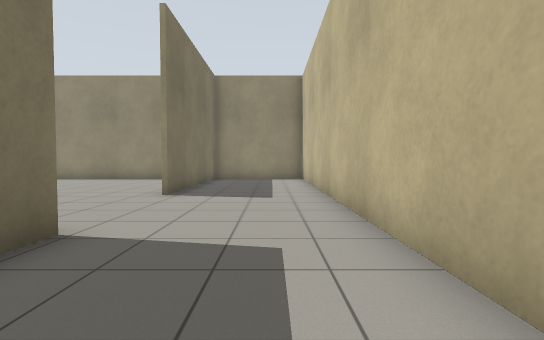
[1] (above)

24 first-person views from a walk through a robot-simulator world made for Gazebo. The camera is 0.94 m above the floor, tilts 2° down and sees 85° across. The floor is counted in squares, 1 m on a side. Each view is taken from the middle of a square. On the plan, view 1 faces up. The plan holds only what a view shows up to about 11 squares ahead; the rest is blank.

[2]
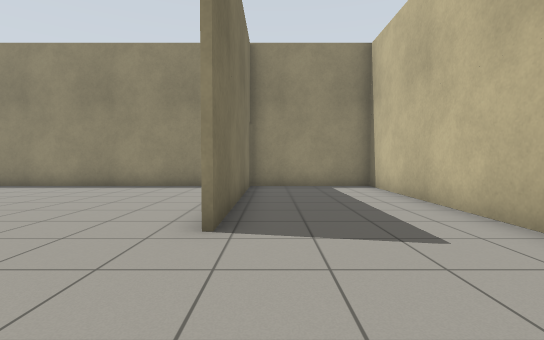

[3]
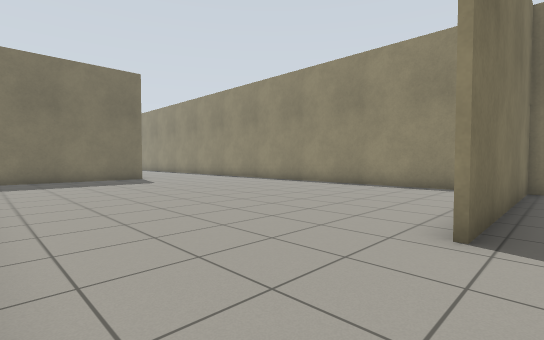

[4]
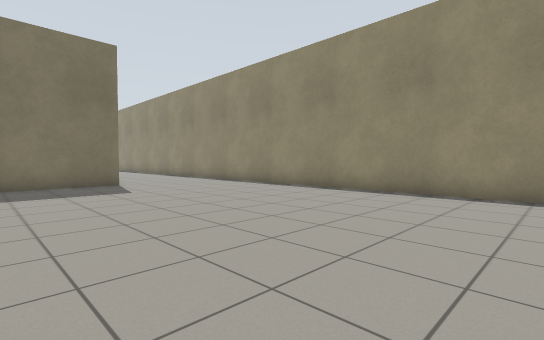

[5]
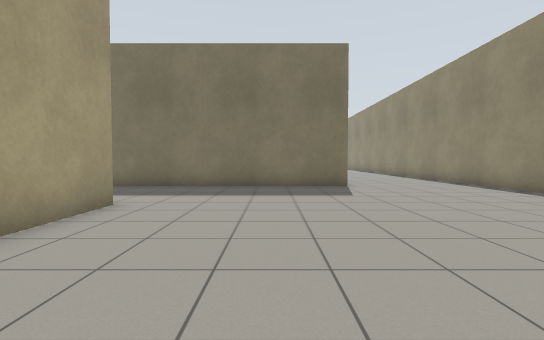

[6]
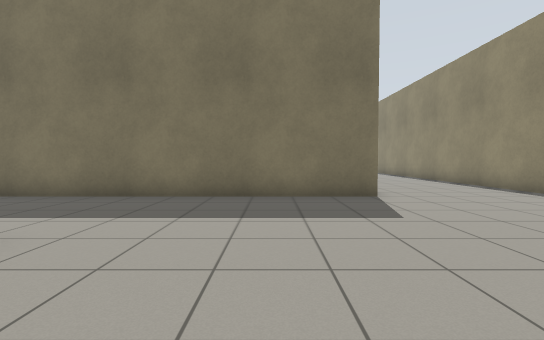

[7]
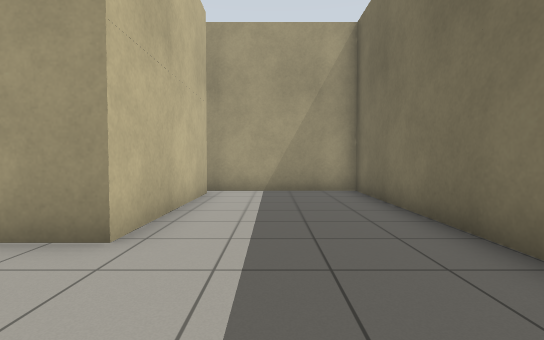

[8]
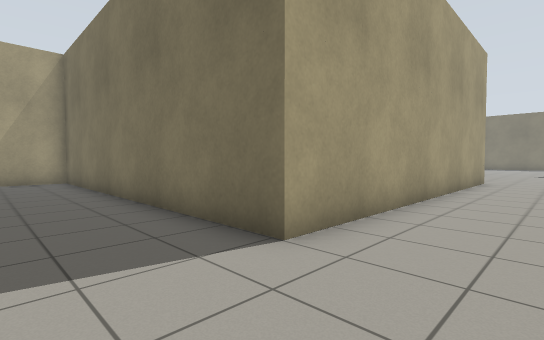

[9]
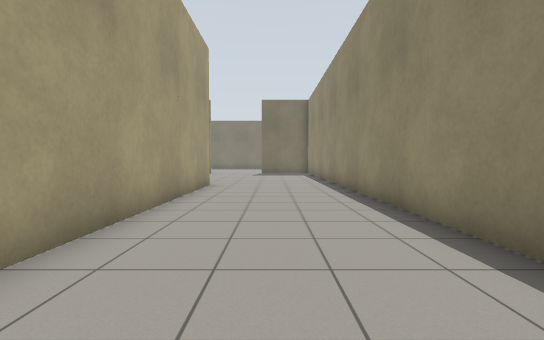

[10]
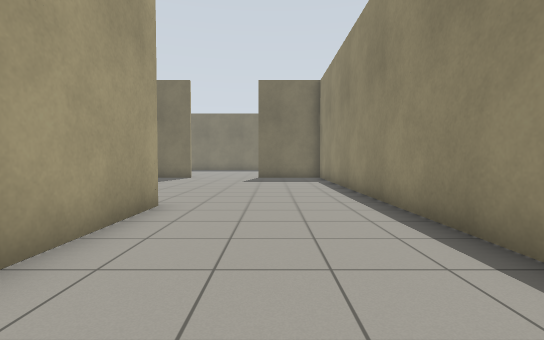

[11]
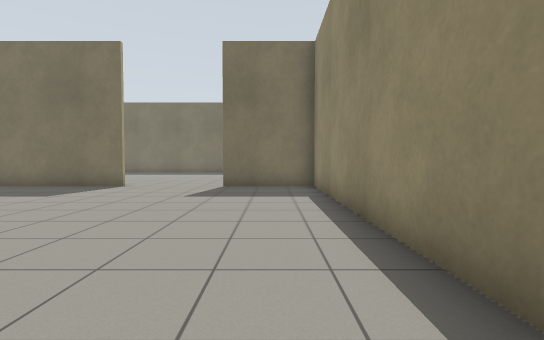

[12]
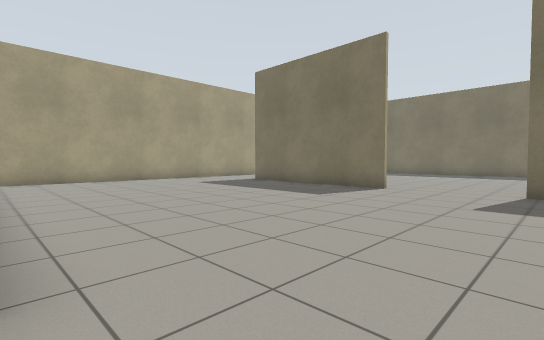

[13]
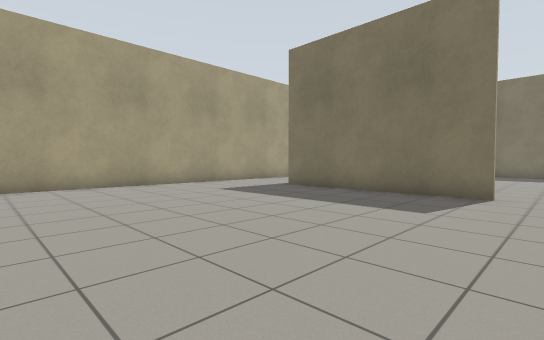

[14]
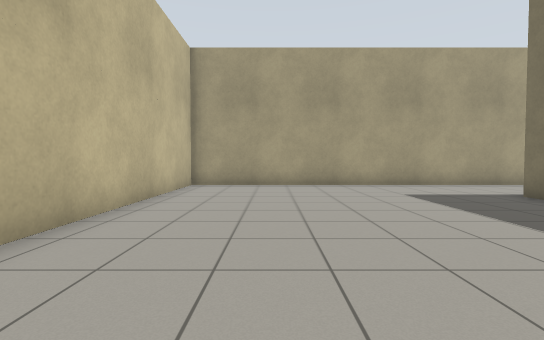

[15]
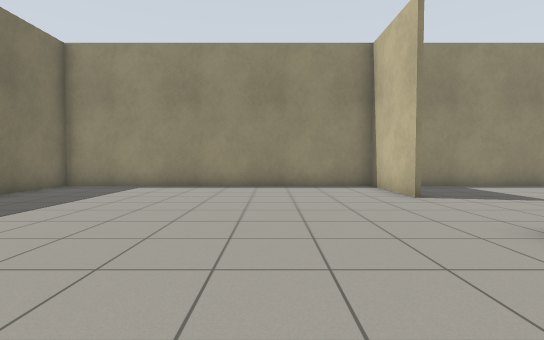

[16]
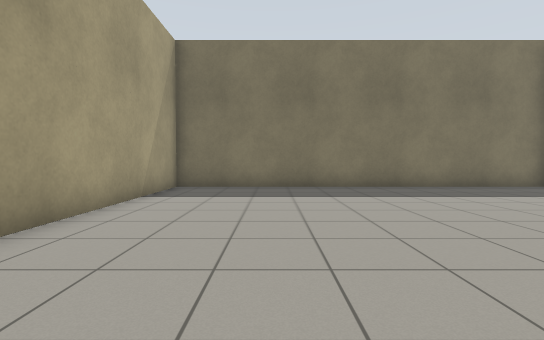

[17]
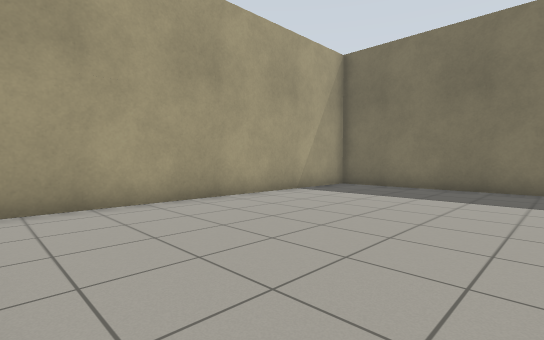

[18]
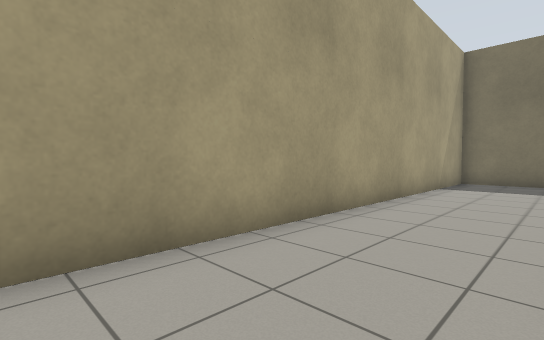

[19]
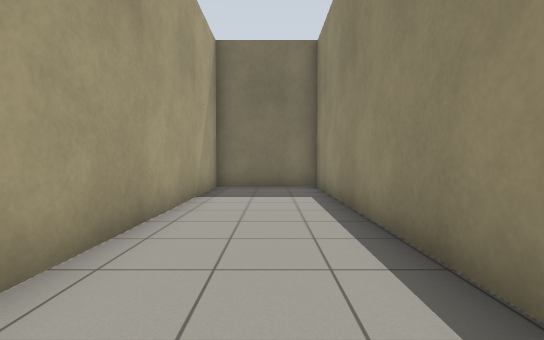

[20]
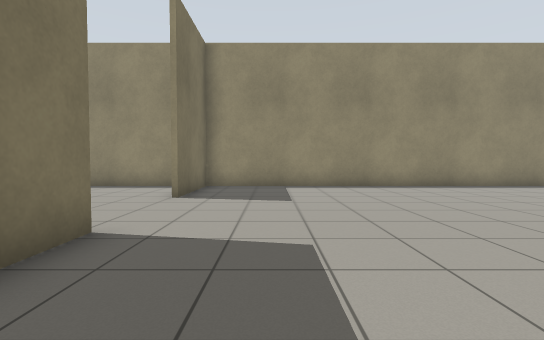

[21]
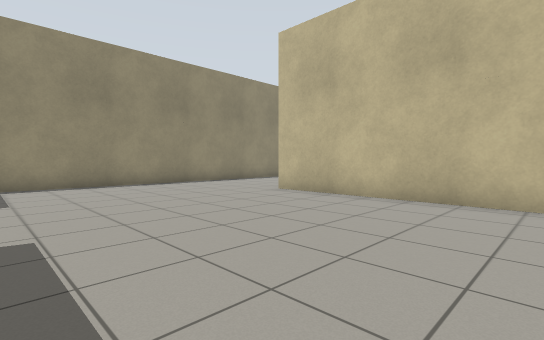

[22]
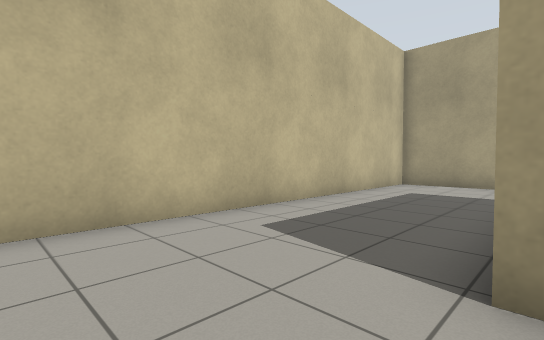

[23]
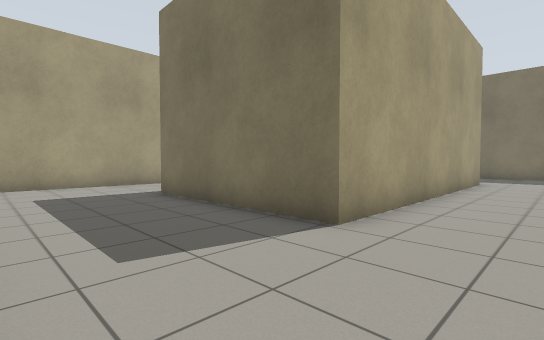

[24]
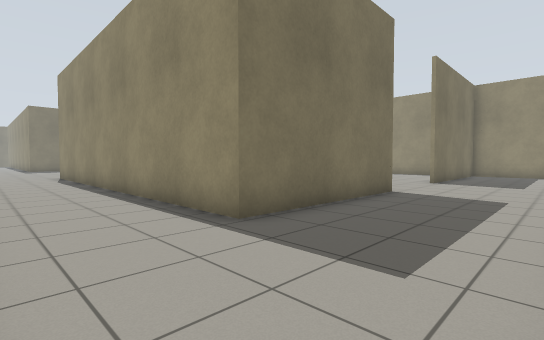

### Floor plan
Points are (right, up) in squares from view 1. A wall is a line through its corners. A room is listed if a view was taken in it or the views show most of it. See-through windows are left out.
Room 1 (views 1, 2, 3, 4, 5, 6, 7, 8, 9, 10, 11, 12, 13, 14, 15, 16, 17, 18, 19, 20, 21, 22, 23, 24)
walls: (-12.2, -1.4) (-12.2, 3.7) (-2.7, 3.7) (-2.7, -2.1) (-11.8, -2.1); (-37.3, 7.9) (-37.3, 1.5); (-14.1, 14.5) (-48.2, 14.5) (-48.2, -1.9) (-28, -1.9) (-28, 9.7) (-16.5, 9.7) (-16.5, -1.9) (-12, -1.9); (-37.5, 11.3) (-37.5, 14.5); (-39.6, 1.6) (-48.2, 1.6); (-37.3, 14.5) (-37.3, 11.3); (-4.4, 14.5) (-12.1, 14.5); (-3.1, -5.5) (1.1, -5.5); (-48.2, 1.7) (-38.2, 1.7); (1.5, -5.1) (1.5, 14.5) (-2.7, 14.5) (-2.7, 7.7)
ways out: gap at (-12, -1)

Positions as (right, up) in squares from view 1, and headings:
1: (0, 0), facing up
2: (-2, 4), facing up
3: (-2, 4), facing up-left
4: (-5, 6), facing up-left
5: (-6, 7), facing left
6: (-9, 7), facing left
7: (-14, 7), facing down
8: (-14, 12), facing down-left
9: (-17, 12), facing left
10: (-22, 12), facing left
11: (-27, 13), facing left
12: (-28, 12), facing down-left
13: (-29, 9), facing down-left
14: (-31, 9), facing down
15: (-41, 4), facing up
16: (-38, 5), facing left
17: (-38, 8), facing down-left
18: (-35, 1), facing down-left
19: (-38, 0), facing left
20: (-35, 4), facing up
21: (-35, 3), facing up-right
22: (-3, 6), facing down-right
23: (1, 6), facing down-left
24: (1, -5), facing up-left
